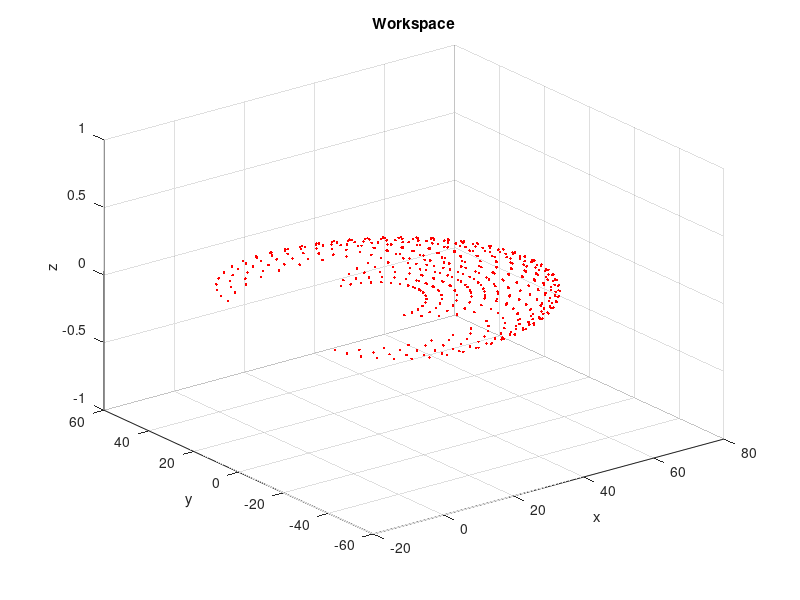

This figure's MATLAB source:
clc; 
%% Programmed by Duong Hoang Khoi

% for the1 = 0:10:280
    for the2 = -90:10:90
        for the3 =-145:10:145
            if (((the2<=0)&&(the2>-91)&&(the3<146)...
  &&(the3>-91))||((the2>=0)&&(the2<91)&&(the3>-146)...
  &&(the3<91)))
            x = 24.6*cosd(the2 + the3) + 21.7*cosd(the2) + 16.7;
            y = 24.6*sind(the2 + the3) + 21.7*sind(the2);
            z = 0;
            plot3(x,y,z,'.r')
            xlabel('x')
            ylabel('y')
            zlabel('z')
            hold on
            grid on
            title('Workspace')
            end
        end
    end
% end
